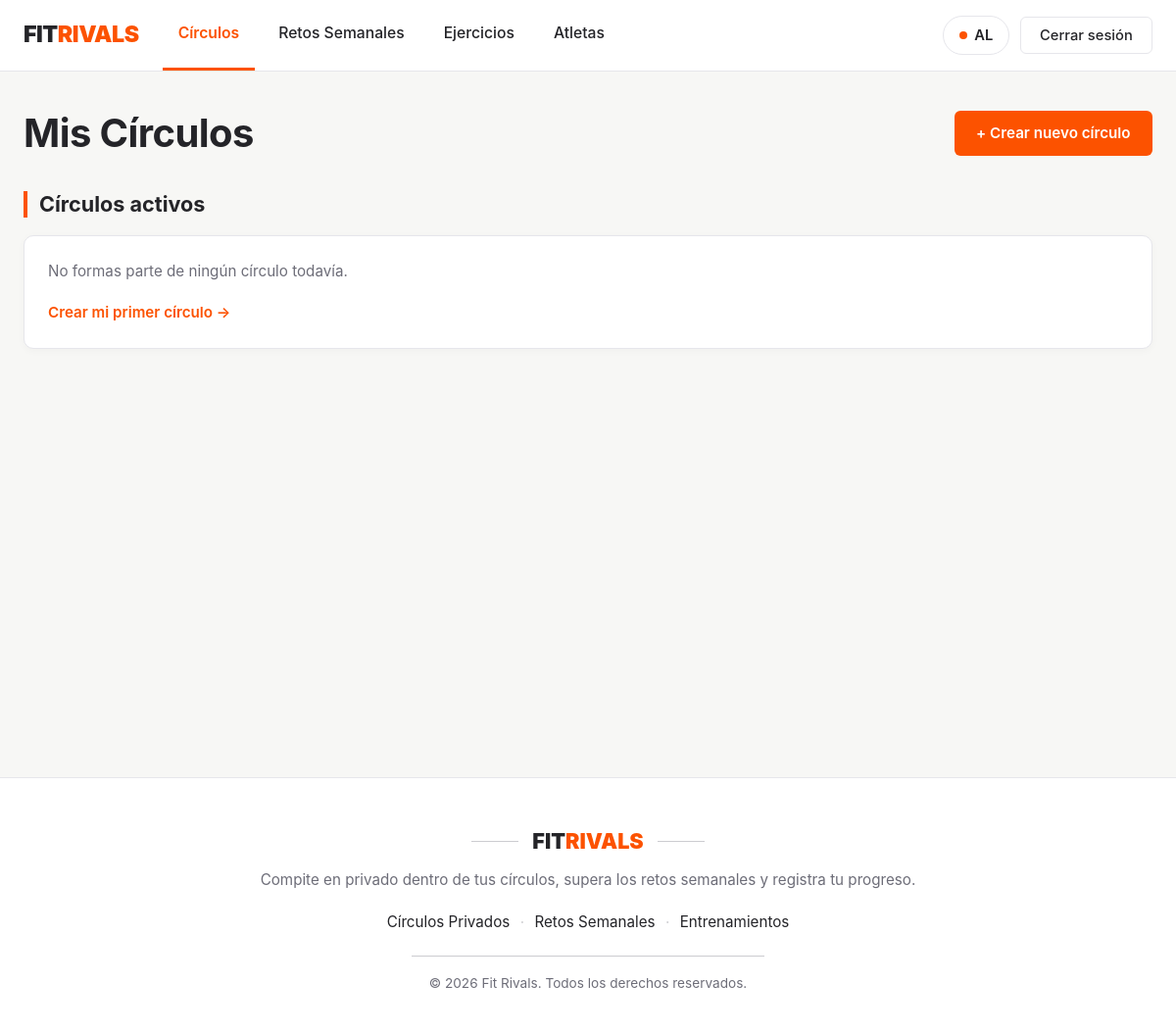
Before: /circulos/ (signed in) with the older database file.
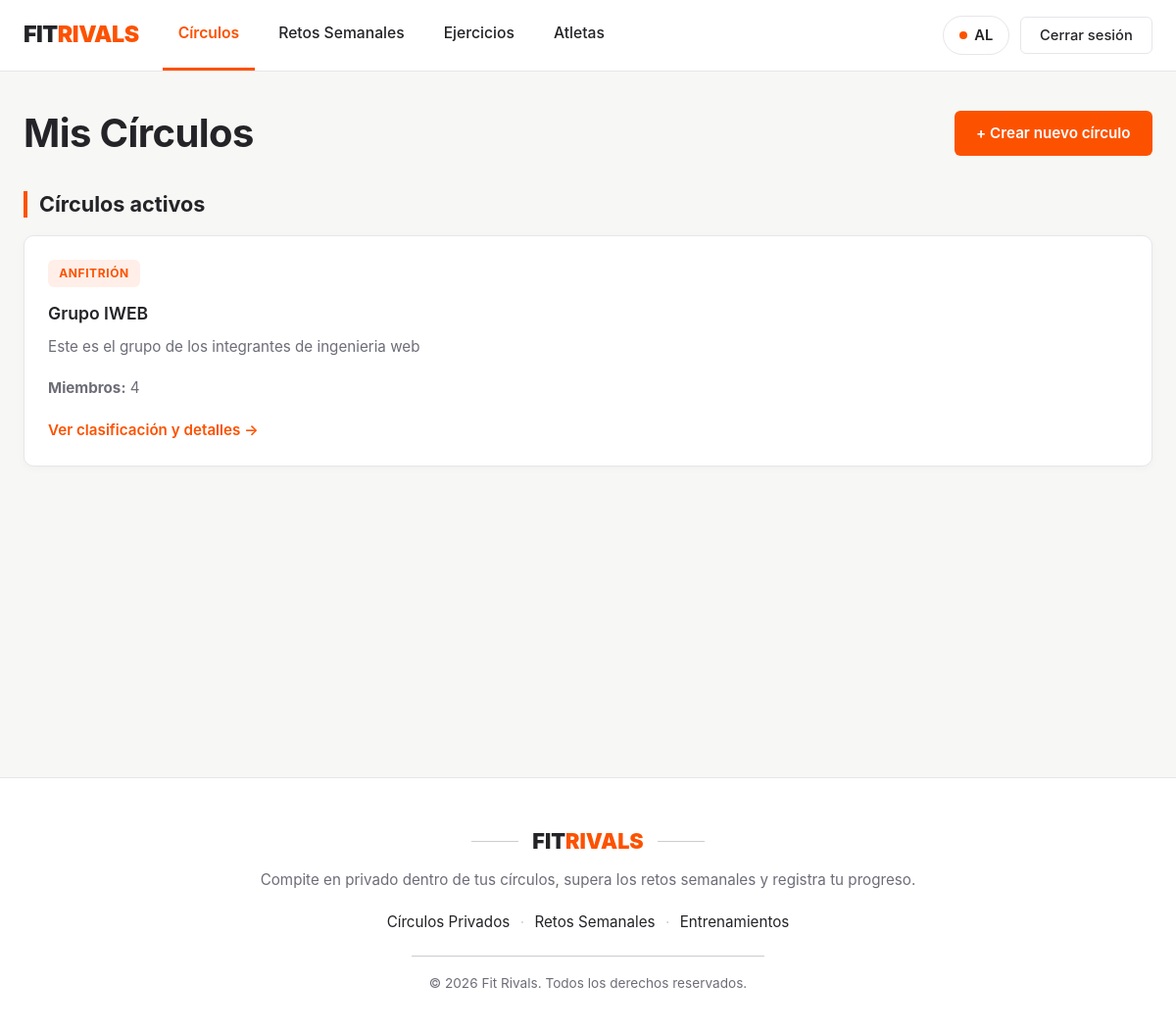
After: the same page with the newer database file.
### FitrivalsApp/models.py (models this page shows, shortened)
class Circulo(models.Model):
    nombre = models.CharField(max_length=100)
    descripcion = models.TextField(blank=True, default='')
    anfitrion = models.ForeignKey(Usuario, on_delete=models.CASCADE, related_name='circulos_creados')
    miembros = models.ManyToManyField(Usuario, related_name='circulos', blank=True)
    fecha_creacion = models.DateField(auto_now_add=True)

### FitrivalsApp/views.py (the view)
# urls.py: path('circulos/', views.lista_circulos, name='lista_circulos'),
def lista_circulos(request):
    usuario_id = request.session.get('usuario_id')
    if not usuario_id:
        return redirect('login_usuario')
    yo = get_object_or_404(Usuario, pk=usuario_id)
    mis_circulos = yo.circulos.all().order_by('nombre')
    invitaciones_pendientes = InvitacionCirculo.objects.filter(
        invitado=yo, estado='PENDIENTE'
    ).select_related('circulo', 'circulo__anfitrion')
    return render(request, 'circulos/lista.html', {
        'mis_circulos': mis_circulos,
        'invitaciones_pendientes': invitaciones_pendientes,
    })

### FitrivalsApp/templates/circulos/lista.html (shortened to what this page needs)
{% extends 'base.html' %}
{% block content %}
    <div class="section-header">
        <h1>Mis Círculos</h1>
        <a href="{% url 'crear_circulo' %}" class="btn-primary-strava">+ Crear nuevo círculo</a>
    </div>
    <h2>Círculos activos</h2>
    <div class="dashboard-grid">
        {% for c in mis_circulos %}
            <div class="info-card">
                <div>
                    {% if c.anfitrion_id == request.session.usuario_id %}
                        <span class="badge-orange">Anfitrión</span>
                    {% else %}
                        <span class="points-badge">Miembro</span>
                    {% endif %}
                    <h3>{{ c.nombre }}</h3>
                    {% if c.descripcion %}
                        <p>{{ c.descripcion }}</p>
                    {% endif %}
                    <p><strong>Miembros:</strong> {{ c.miembros.count }}</p>
                </div>
                <a href="{% url 'detalle_circulo' c.pk %}" class="card-link">Ver clasificación y detalles →</a>
            </div>
        {% empty %}
            <div class="info-card">
                <p>No formas parte de ningún círculo todavía.</p>
                <a href="{% url 'crear_circulo' %}" class="card-link">Crear mi primer círculo →</a>
            </div>
        {% endfor %}
    </div>
{% endblock %}

Changed rows visible on the page:
added Circulo: shows "ANFITRIÓN", nombre "Grupo IWEB", descripcion "Este es el grupo de los integrantes de ingenieria web", miembros.count "4"
Other visible differences:
text no longer shown: "No formas parte de ningún círculo todavía. Crear mi primer círculo →"
